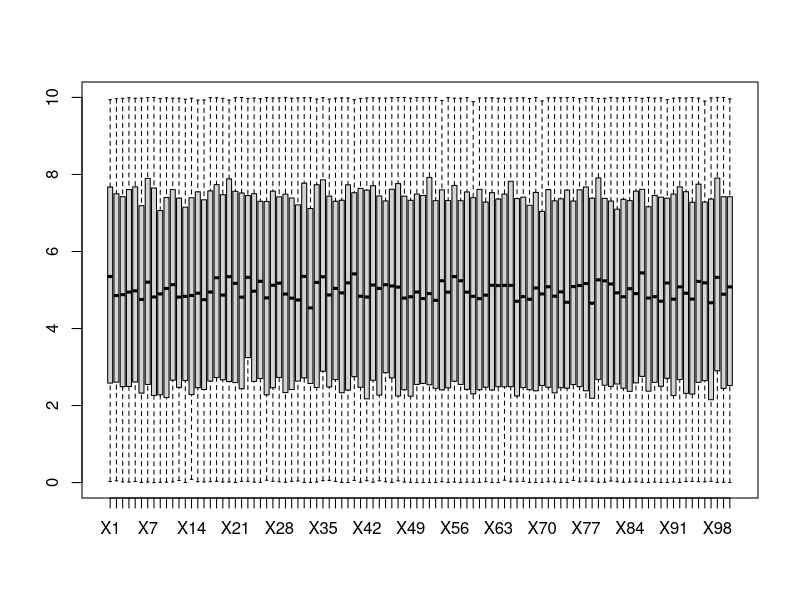
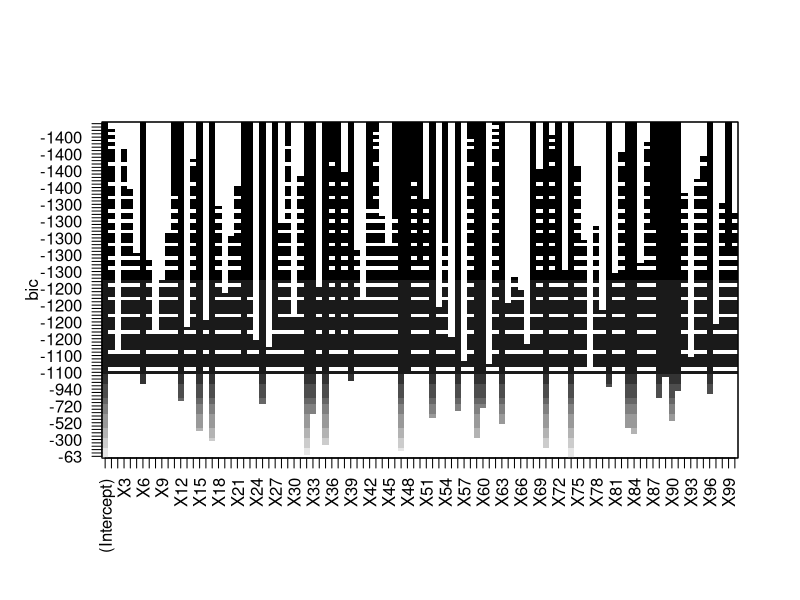
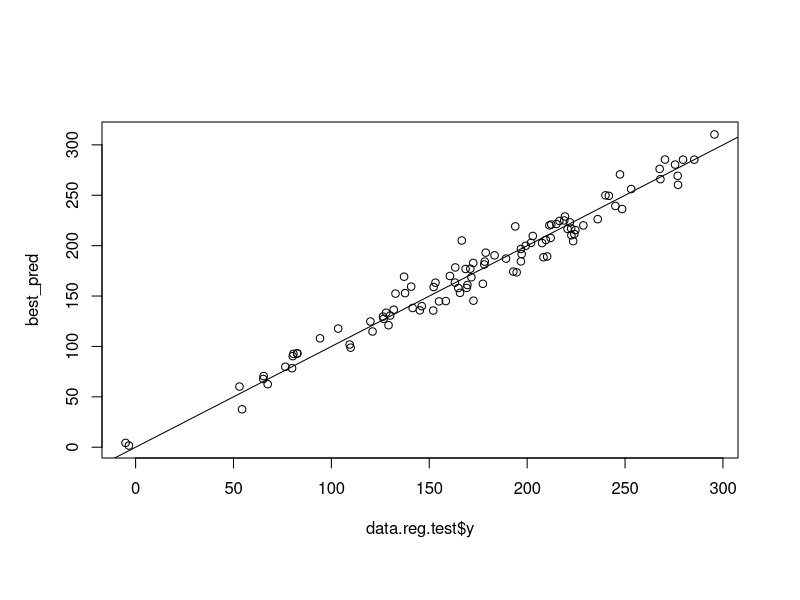
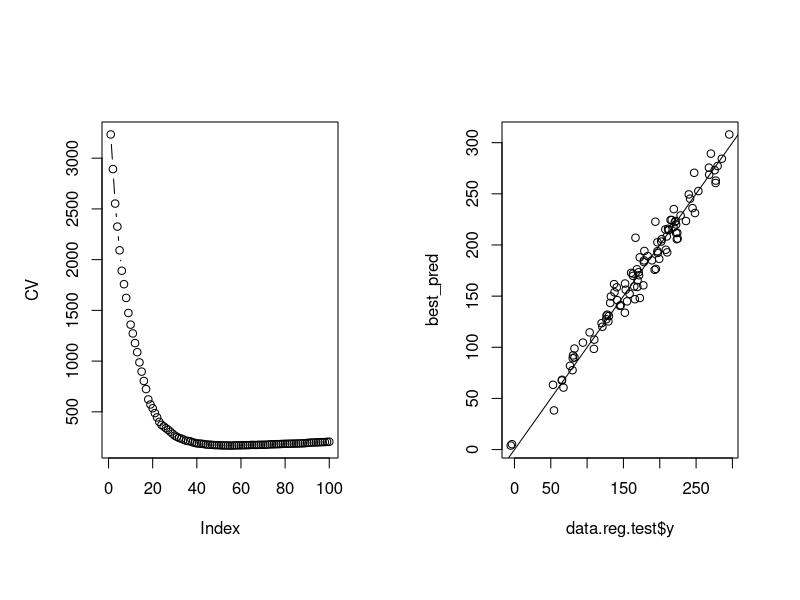
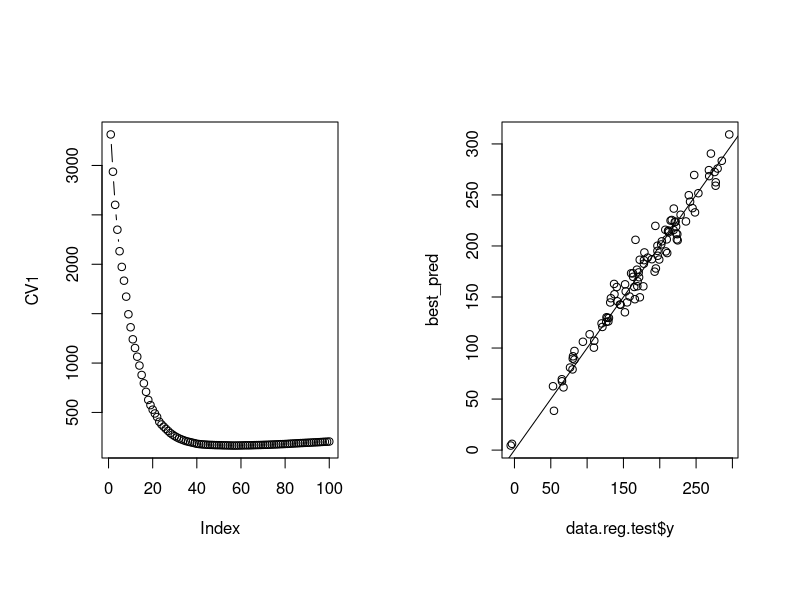
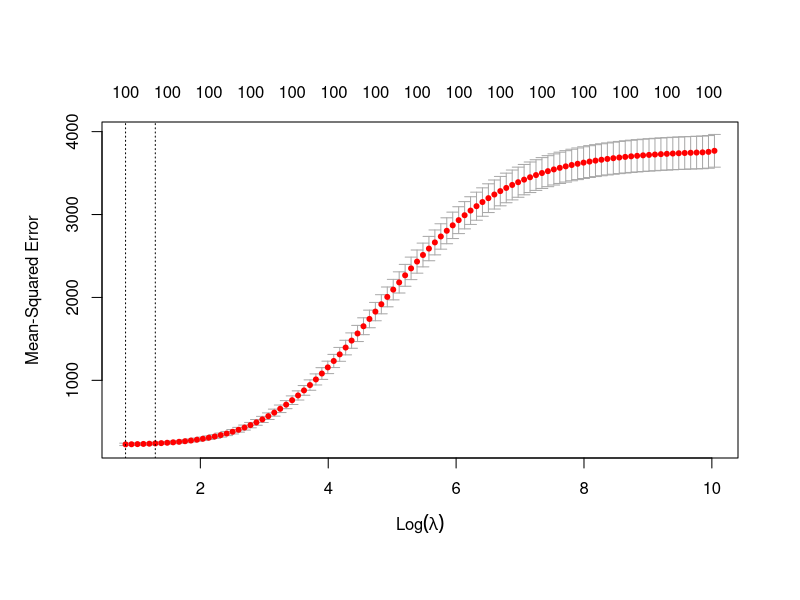
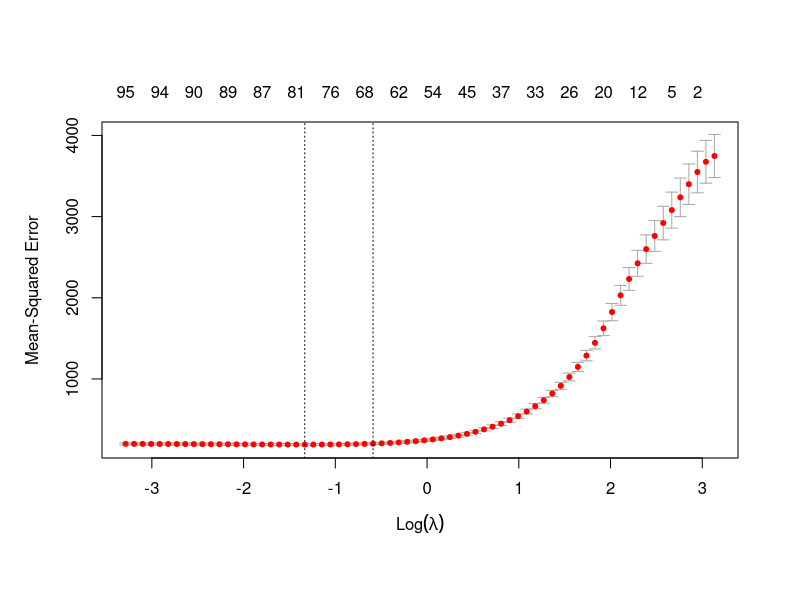
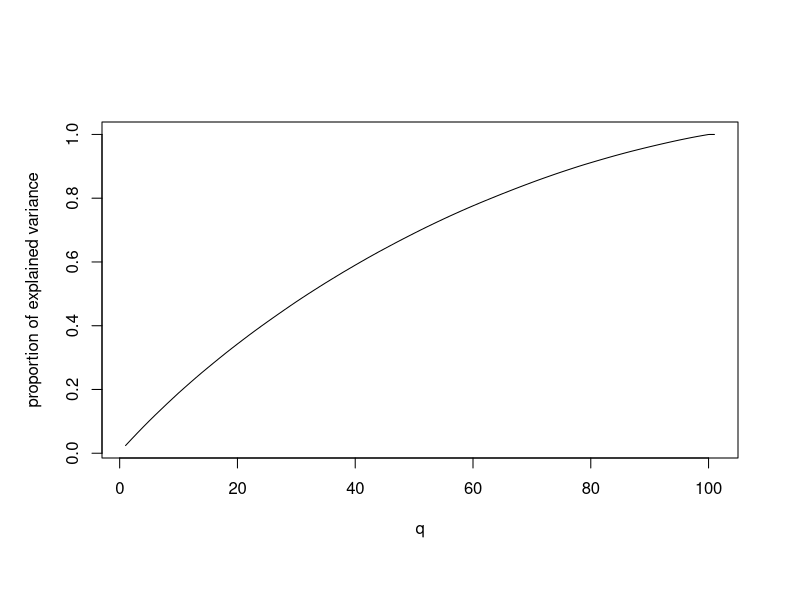

Here is the R script that generated these plots, in order: (Note: this script raises an error after producing the figures.)
# Projet 1
encoding="utf-8"
rm(list=ls())
library('leaps')

# Fonctions de service :
make_one_formula <- function(names) {
  # Création de la formule correspondante au modèle i
  f <- "y ~"
  for (name in names) {
    f <- paste(f, "+", name)
  }
  return (f)
}

make_formula <- function(reg.fit) {
  
  Formula <- c()
  for (i in 2:length(summary(reg.fit)$which[1,])-1) {
    
    model <- summary(reg.fit)$which[i,] # Masque du mod?le i
    model <- model[2:length(model)] # On ne prend pas la colone (Intercept)
    model.names <- names(model)[model]
    
    names <- model.names[1:length(model.names)]
    f <- make_one_formula(names)
    
    # Ajout de la formule ? la liste des formules
    Formula <- append(Formula, f)
  }
  
  return (Formula)
}



# Partie 1 : Regression
# 1) Mod?le lin?aire
data.reg <- read.table("TPN1_a22_reg_app.txt")
boxplot(data.reg[,-101])   # V?rifier s'il n'y a pas de valeurs ab?rentes

# S?paration en un train set et un test set
nrow <- nrow(data.reg)
idx.train <- sample(nrow, floor(4/5*nrow))
data.reg.train <- data.reg[idx.train,]
data.reg.test <- data.reg[-idx.train,]


# - Subset selection

# Selection du meilleur sous ensemble de pr?dicteurs 
lm.reg.fit <- regsubsets(y~., data=data.reg, method='forward', nvmax=length(data.reg)-1)
Formula <- make_formula(lm.reg.fit)

# BIC  -> On trouve un bon mod?le avec peu de pr?dicteurs, mais ce n'est pas le meilleur mod?le
lm.reg.fit.summary <- summary(lm.reg.fit)
bic <- lm.reg.fit.summary$outmat[which.min(lm.reg.fit.summary$bic), ]
bic.predicteurs <- names(data.reg)[bic == "*"]
plot(lm.reg.fit, scale="bic")  # 45 predicteurs
f <- make_one_formula(bic.predicteurs)

# V?rification du mod?le sur les donn?es de test
best_reg <- lm(f, data.reg.train)
best_pred <- predict(best_reg, newdata=data.reg.test)

plot(data.reg.test$y, best_pred)
abline(0,1)

(err <- mean((data.reg.test$y - best_pred)^2))  # erreur quadratique moyenne
cat("Meilleur mod?le pour 'subset selection' avec ", which.min(lm.reg.fit.summary$bic), " pr?dicteur : ", f)
cat("Erreur quadratique moyenne : ", err)


# - Application d'une validation crois?e sur chacun des bests subsets et d?termination du nombre optimal de pr?dicteurs
#  -> Bon mod?le, mais varie beaucoup en fonction des donn?es de train
n <- nrow(data.reg.train)
K <- 10
folds <- sample(1:K, n, replace=TRUE)
CV <- rep(0, length(Formula))

for(i in (1:length(Formula))) {
  for(k in (1:K)) {
    reg <- lm(Formula[i], data=data.reg.train[folds != k, ])
    pred <- predict(reg, newdata=data.reg.train[folds == k, ])
    CV[i] <- CV[i] + sum((data.reg.train$y[folds == k] - pred)^2)
  }
  CV[i] <- CV[i]/n
}
par(mfrow = c(1, 2))
plot(CV, type="b") # 50 pr?dicteurs semblent ?tre un bon compromis entre nombre de pr?dicteurs et performances

# V?rification du mod?le sur les donn?es de test
best_reg <- lm(Formula[which.min(CV)], data.reg.train)
#best_reg <- lm(Formula[40], data.reg.train) # Pr?dicteur lm ?
best_pred <- predict(best_reg, newdata=data.reg.test)

plot(data.reg.test$y, best_pred)
abline(0,1)
par(mfrow = c(1, 1))

(err <- mean((data.reg.test$y - best_pred)^2))  # erreur quadratique moyenne
cat("Meilleur mod?le pour 'subset selection' avec ", which.min(CV), " pr?dicteur : ", Formula[which.min(CV)])
cat("Erreur quadratique moyenne : ", err)


# Nested cross-validation  -> Trouve un tr?s bon mod?le stable en fonction des donn?es de train

n1 <- nrow(data.reg)
K1 <- 5
K2 <- 10
folds1 <- sample(1:K1, n1, replace=TRUE)
CV1 <- rep(0, length(Formula))
for (k1 in (1:K1)){
  inner.data <- data.reg[folds1 != k1, ]
  n2 <- nrow(inner.data)
  folds2 <- sample(1:K2, n2, replace=TRUE)
  CV2 <- rep(0, length(Formula))
  for(i in (1:length(Formula))) {
    for(k2 in (1:K2)) {
      reg <- lm(Formula[i], data=inner.data[folds2 != k2, ])
      pred <- predict(reg, newdata=inner.data[folds2 == k2, ])
      CV2[i] <- CV2[i] + sum((inner.data$y[folds2 == k2] - pred)^2)
    }
    CV2[i] <- CV2[i]/n2
  }
  CV1 <- CV1 + CV2
}
CV1 <- CV1/K1

par(mfrow = c(1, 2))
plot(CV1, type="b") # 57 pr?dicteurs semblent ?tre un bon compromis entre nombre de pr?dicteurs et performances
which.min(CV1)
# V?rification du mod?le sur les donn?es de test
best_reg <- lm(Formula[which.min(CV1)], data.reg.train)
#best_reg <- lm(Formula[40], data.reg.train) # Pr?dicteur lm ?
best_pred <- predict(best_reg, newdata=data.reg.test)

plot(data.reg.test$y, best_pred)
abline(0,1)
par(mfrow = c(1, 1))

(err <- mean((data.reg.test$y - best_pred)^2))  # erreur quadratique moyenne
cat("Meilleur mod?le pour 'subset selection' avec ", which.min(CV1), " pr?dicteur : ", Formula[which.min(CV1)])
cat("Erreur quadratique moyenne : ", err)

# - Regularization (Shrinkage)

#install.packages("glmnet")
#install.packages("Matrix")
library(Matrix)
library(glmnet)

# Standardisation des pr?dicteur  -> Pas trop besoin car les variances des pr?dicteurs ne sont pas tr?s diff?rentes (cf boxplot)
#xtrain.stand <- scale(data.reg.train)
#xtest.stand <- scale(data.reg.test)
#xtest <- data.matrix(xtest.stand[,1:ncol(xtest.stand)-1])
#xtrain <- data.matrix(xtrain.stand[,1:ncol(xtrain.stand)-1])

xtrain <- data.matrix(data.reg.train[,1:ncol(data.reg.train)-1])
xtest <- data.matrix(data.reg.test[,1:ncol(data.reg.test)-1])
ytrain <- data.reg.train$y
ytest <- data.reg.test$y

# Ridge Regression :

cv.out <- cv.glmnet(xtrain, ytrain, alpha=0)
plot(cv.out)
cv.out$lambda.min

fit <- glmnet(xtrain, ytrain, lambda=cv.out$lambda.min, alpha=0)
ridge.pred <- predict(fit, s=cv.out$lambda.min, newx=xtest)
(err <- mean((ytest - ridge.pred)^2))
cat("Erreur quadratique moyenne pour ridge : ", err)

# Lasso  (plus efficace que ridge et r?duit la dimension)

cv.out <- cv.glmnet(xtrain, ytrain, alpha=1)
plot(cv.out)

fit.lasso <- glmnet(xtrain, ytrain, lambda=cv.out$lambda.min, alpha=1)
lasso.pred <- predict(fit.lasso, s=cv.out$lambda.min, newx=xtest)
(err <- (mean((ytest - lasso.pred)^2)))
cat("Erreur quadratique moyenne pour lasso : ", err)

# - Feature extraction  -> (Pas tr?s concluant)

# PCA
data.reg.feature <- scale(data.reg)  # Centrer et r?duire les donn?es
pca <- princomp(data.reg.feature)
Z <- pca$scores
head(pca)
lambda <- pca$sdev^2

plot(cumsum(lambda)/sum(lambda), type="l", xlab="q", ylab="proportion of explained variance")

# PCR  (MSE similaire ? cross validation, mais avec tous les pr?dicteurs)
#install.packages("pls")
library(pls)

pcr.fit <- pcr(y ~ .,data=data.reg, scale=TRUE, validation="CV")
sum <- summary(pcr.fit)
validationplot(pcr.fit, val.type="MSEP", legendpos="topright")

# GAM 

#install.packages("splines")
library(splines)

fit1 <- lm(data.reg.train ~ ., data=data.reg.train)
